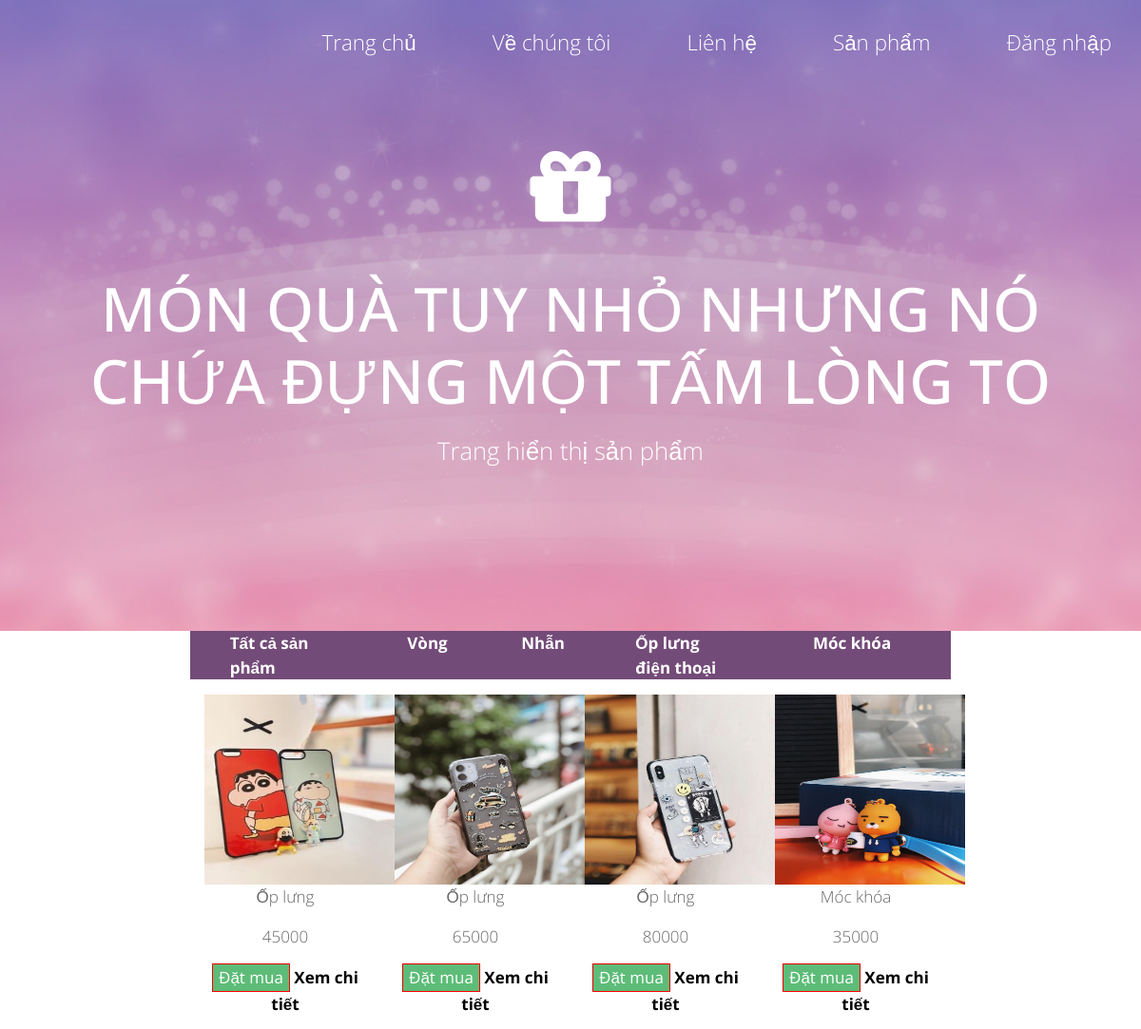
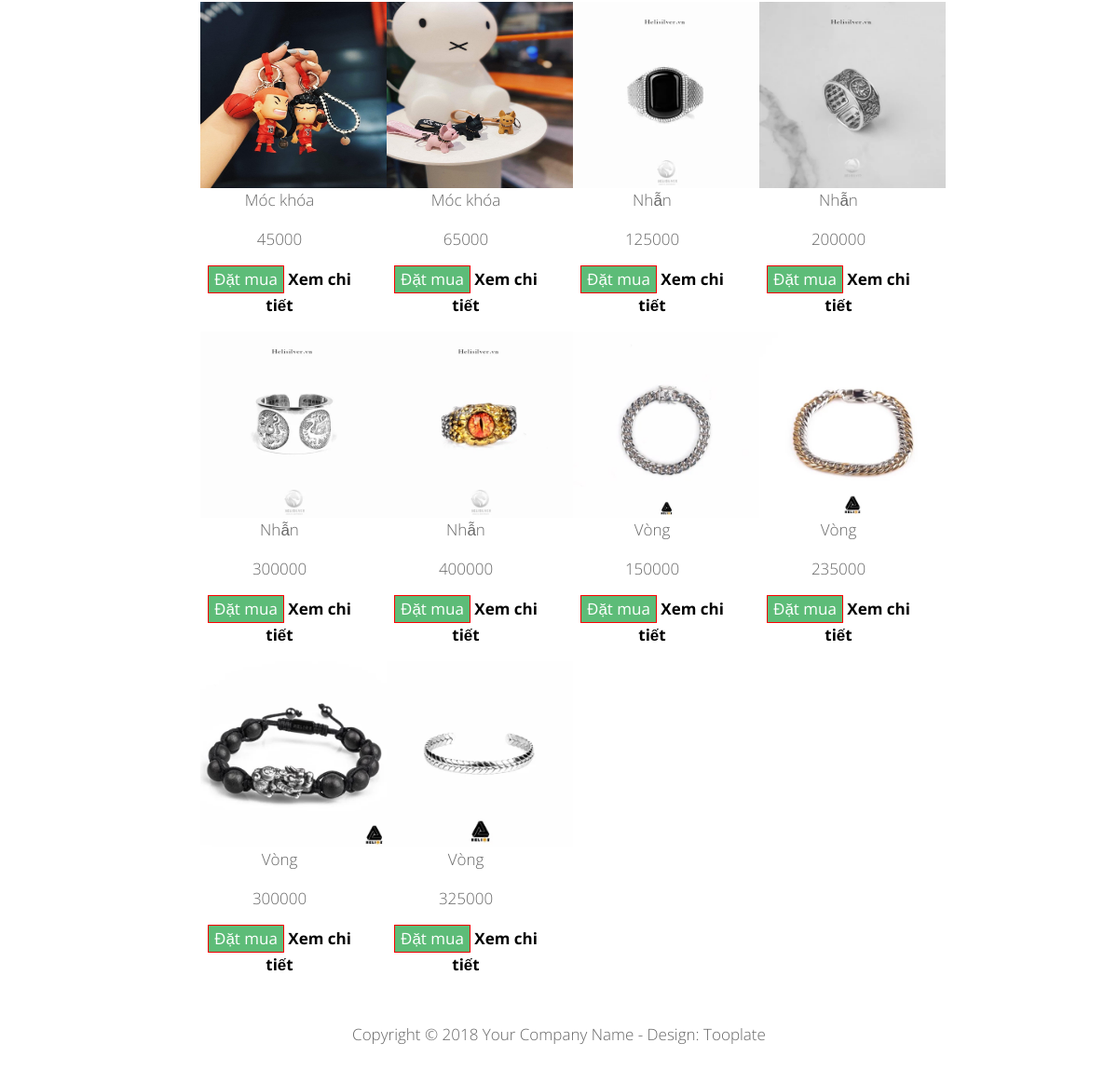
/product.php?page=all_product, run on the app's committed database (2 pictures, top to bottom).
### tables this page shows
CREATE TABLE `sanpham` (
  `masp` varchar(10) NOT NULL,
  `tensp` varchar(100) NOT NULL,
  `hinh` text NOT NULL,
  `gia` int(20) NOT NULL,
  `mamau` varchar(100) NOT NULL,
  `maloai` varchar(100) NOT NULL
);

### includes/all_product.php (the view)
<?php
	$sql = "select * from sanpham";
	$query = mysqli_query($con,$sql);
	while ($data = mysqli_fetch_array($query))
	{
		echo '<div class="col-lg-3 col-sm-12" style="margin-top:1rem;text-align:center;">
			<img src="img/'.$data["hinh"].'" width="200" height="200"/>
			<p>'.$data["tensp"].'</p>
			<p>'.$data["gia"].'</p>
			<button style="border:1px solid red;background:#5DBC78;color:white">Đặt mua</button>
			 <a href="detail_product.php?page=detail_pro&id='.$data["masp"].'" style="color:black;font-weight:bold;"><span>Xem chi tiết </span></a>
		</div>';
	}
?>

### product.php (shortened to what this page needs)
<!DOCTYPE html>
<html lang="en">
<head>
  <link rel="stylesheet" href="css/bootstrap.min.css">
  <link rel="stylesheet" href="css/infomation.css">
  <link rel="stylesheet" href="css/fontawesome-all.min.css">
  <link rel="stylesheet" href="css/tooplate-style.css">
</head>
<body>
    <div class="tm-welcome-section">
      <?php include("includes/header.php") ?>
      <div class="container text-center tm-welcome-container">
        <div class="tm-welcome">
          <i class="fas fa-gift tm-fa-big tm-fa-mb-big"></i>
          <h1 class="text-uppercase mb-3 tm-site-name">Món quà tuy nhỏ nhưng nó chứa đựng một tấm lòng to</h1>
          <p class="tm-site-description">Trang hiển thị sản phẩm</p>
        </div>
      </div>
    </div>
<div class="container-fluid">
	<div class="row justify-content-around">
		<div class="col-8">
			<div class="info">
				<div class="row justify-content-lg-around" style="background-color: #734B78">
					<div class="col-2"><a href="product.php?page=all_product" style="color:white;font-weight: bold;">Tất cả sản phẩm</a></div>
					<div class="col-1"><a href="product.php?page=vong_product"  style="color:white;font-weight: bold;">Vòng</a></div>
					<div class="col-1"><a href="product.php?page=nhan_product"  style="color:white;font-weight: bold;">Nhẫn</a></div>
					<div class="col-2"><a href="product.php?page=op_product"  style="color:white;font-weight: bold;">Ốp lưng điện thoại</a></div>
					<div class="col-2"><a href="product.php?page=mockhoa_product"  style="color:white;font-weight: bold;">Móc khóa</a></div>
				</div>
			</div>
		</div>
	</div>
</div>
<div class="container-fluid">
	<div class="row justify-content-around">
		<div class="col-8">
			<div class="row">
				<?php include ("includes/page_info.php"); ?>
			</div>
		</div>
	</div>
</div>
<br/>
<?php  include("includes/footer.php");?>
</body>

### includes/header.php (shortened to what this page needs)
<div class="container tm-navbar-container">
     <div class="row">
       <div class="col-xl-12">
         <nav class="navbar navbar-expand-sm">
           <ul class="navbar-nav ml-auto">
             <li class="nav-item active">
               <a href="index.php" class="nav-link tm-nav-link tm-text-white ">Trang chủ</a>
             </li>
             <li class="nav-item">
               <a href="about.php" class="nav-link tm-nav-link tm-text-white">Về chúng tôi</a>
             </li>
             <li class="nav-item">
               <a href="contact.php" class="nav-link tm-nav-link tm-text-white">Liên hệ</a>
             </li>
             <li class="nav-item">
               <a href="product.php?page=all_product" class="nav-link tm-nav-link tm-text-white">Sản phẩm</a>
             </li>
                <?php
                 if(!isset($_SESSION["khachhang"]))
                 {
                   echo ' <li class="nav-item">
               <a href="loginkh.php" class="nav-link tm-nav-link tm-text-white">
                Đăng nhập</a></li>';
                 }
                 ?>
           </ul>
         </nav>
       </div>
     </div>
   </div>

### includes/page_info.php (shortened to what this page needs)
<?php
	if(isset($_GET['page']))
	{
		$row = $_GET['page'];
	}
	else { $row = ""; }
	if($row == "show_info")
	{
		include ('show_info.php');
	}
	else if( $row == "edit_info" )
	{
		include ('edit_info.php');
	}
	else if( $row == "all_product" )
	{
		include ('all_product.php');
	}
?>

### includes/footer.php
<footer class="row">
       <div class="col-xl-12">
         <p class="text-center p-4">Copyright &copy; <span class="tm-current-year">2018</span> Your Company Name
         - Design:  Tooplate</p>
       </div>
     </footer>

### css/tooplate-style.css (style rules this page uses)
body { font-family: 'Open Sans', Helvetica, Arial, sans-serif; font-size: 17px; font-weight: 300; color: #666666; overflow-x: hidden; }
a { transition: all 0.3s ease; }
.tm-welcome-section { height: 83vh; display: flex; flex-direction: column; align-items: center; justify-content: center; background-color: #E7A7C0; background-image: url('../img/insertion-header.jpg'); background-repeat: no-repeat; background-size: cover; background-position: center center; color: white; max-height: 700px; min-height: 400px; }
.tm-fa-big { font-size: 5em; }
.tm-fa-mb-big { margin-bottom: 3rem; }
.tm-navbar-container { position: absolute; top: 0; }
.navbar-nav { margin-right: 0; }
.nav-link { font-size: 1.4rem; }
.tm-site-description { font-size: 1.6rem; color: white; }
.navbar-expand-sm .navbar-nav .nav-link { padding: 10px 20px; }
.navbar-nav { flex-direction: row; }
.tm-site-name { font-size: 4rem; }
.tm-text-white { color: #fff; }
@media (min-width: 576px) { .navbar-expand-sm .navbar-nav .nav-link { padding: 20px 40px; } }
@media (min-width: 576px) { .navbar-nav { margin-right: -40px; } }
@media (min-width: 1200px) { .container { max-width: 1230px; } }

### data on the page
sanpham: hinh (picture), tensp "Ốp lưng", gia "45000"
sanpham: hinh (picture), tensp "Ốp lưng", gia "65000"
sanpham: hinh (picture), tensp "Ốp lưng", gia "80000"
sanpham: hinh (picture), tensp "Móc khóa", gia "35000"
sanpham: hinh (picture), tensp "Móc khóa", gia "45000"
sanpham: hinh (picture), tensp "Móc khóa", gia "65000"
sanpham: hinh (picture), tensp "Nhẫn", gia "125000"
sanpham: hinh (picture), tensp "Nhẫn", gia "200000"
sanpham: hinh (picture), tensp "Nhẫn", gia "300000"
sanpham: hinh (picture), tensp "Nhẫn", gia "400000"
sanpham: hinh (picture), tensp "Vòng", gia "150000"
sanpham: hinh (picture), tensp "Vòng", gia "235000"
sanpham: hinh (picture), tensp "Vòng", gia "300000"
sanpham: hinh (picture), tensp "Vòng", gia "325000"
